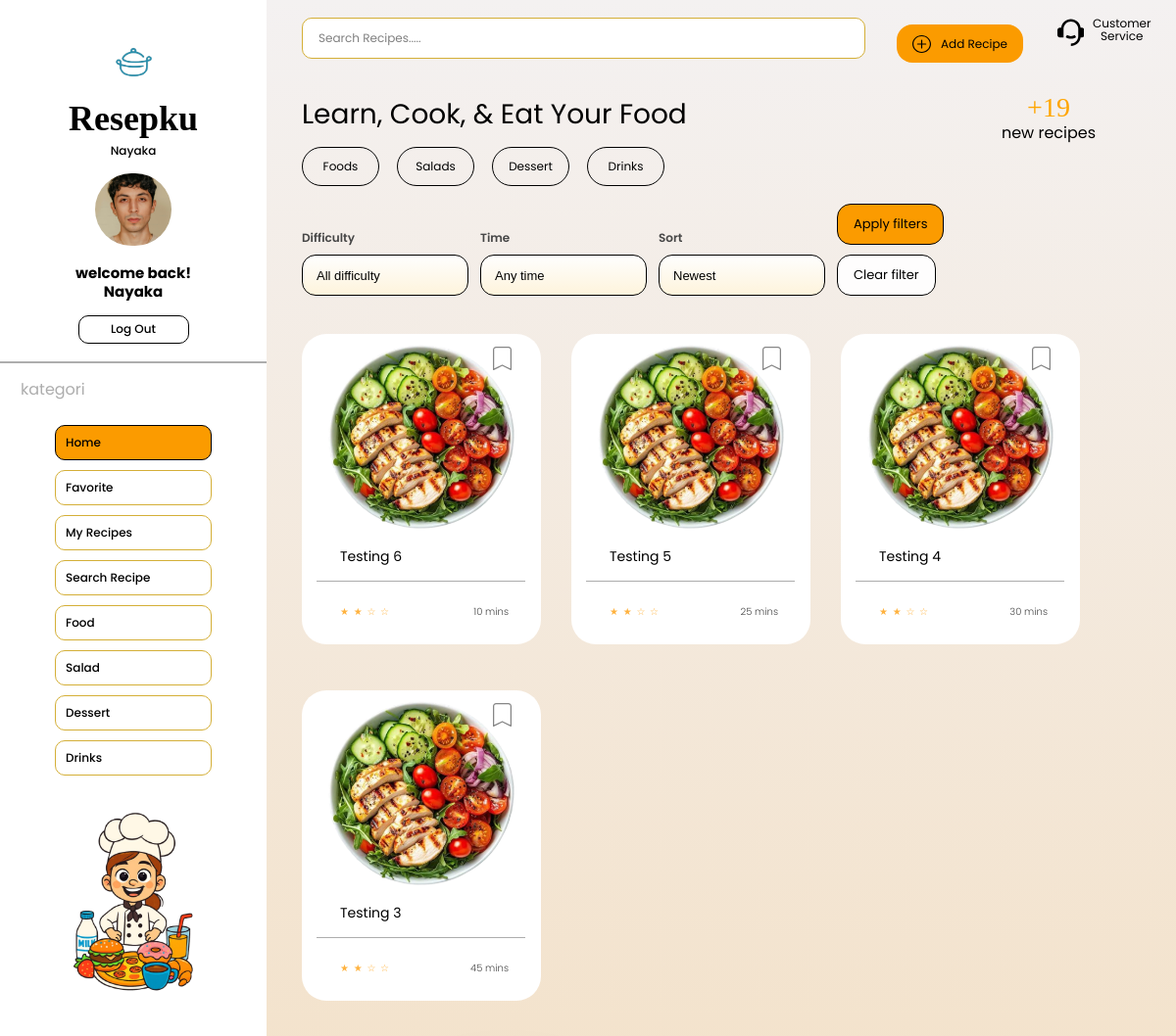
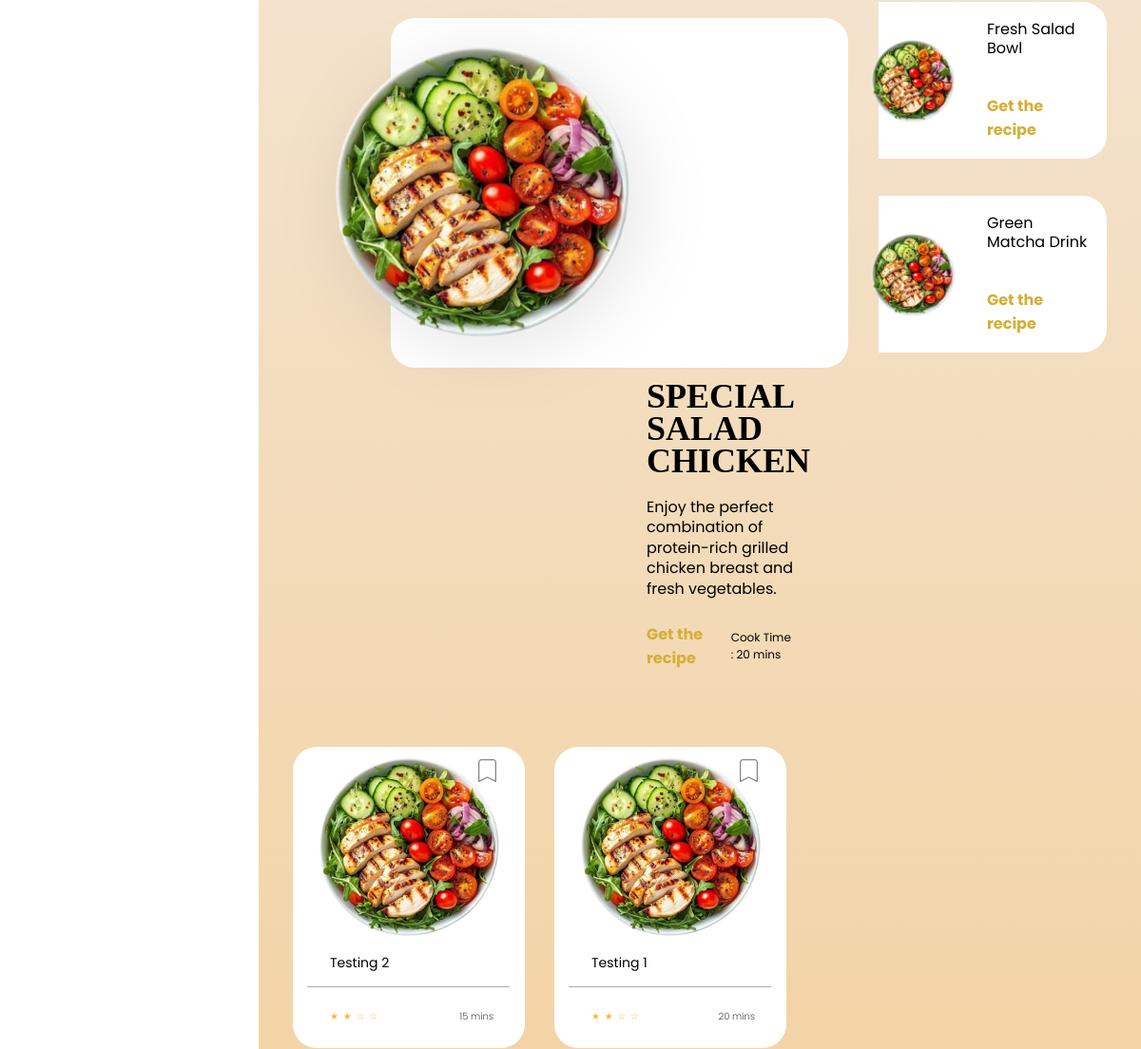
The app's page /home/index.php with its own data (2 pictures, top to bottom).
### tables this page shows
CREATE TABLE `recipes` (
  `resep_id` bigint UNSIGNED NOT NULL,
  `pengguna_id` bigint UNSIGNED NOT NULL,
  `nama_resep` varchar(255) NOT NULL,
  `deskripsi` text,
  `langkah_resep` text,
  `waktu_memasak` int DEFAULT NULL,
  `porsi` int DEFAULT NULL,
  `foto_resep` varchar(255) DEFAULT NULL,
  `kategori` varchar(100) DEFAULT NULL,
  `tingkat_kesulitan` enum('mudah','sedang','sulit') NOT NULL DEFAULT 'sedang',
  `dibuat_pada` timestamp NULL DEFAULT CURRENT_TIMESTAMP
);

### home/index.php (the view, shortened to what the rows shown need)
<?php
require_once __DIR__ . '/../config/helpers.php';
require_once __DIR__ . '/../data/recipe_repository.php';
$filters = [
    'q' => trim((string) ($_GET['q'] ?? '')),
    'category' => trim((string) ($_GET['category'] ?? '')),
    'difficulty' => trim((string) ($_GET['difficulty'] ?? '')),
    'max_time' => trim((string) ($_GET['max_time'] ?? '')),
    'sort' => trim((string) ($_GET['sort'] ?? 'newest')),
];
$isDefaultView = $filters['q'] === ''
    && $filters['category'] === ''
    && $filters['difficulty'] === ''
    && $filters['max_time'] === ''
    && $filters['sort'] === 'newest';
$recipes = recipe_catalog_filtered_db($filters, 24);
$defaultRecipes = $isDefaultView ? recipe_catalog_from_db(8) : [];
$topRecipes = $isDefaultView ? array_slice($defaultRecipes, 0, 4) : [];
$bottomRecipes = $isDefaultView ? array_slice($defaultRecipes, 4, 4) : [];
$featured = [
    'title' => 'Special Salad Chicken',
    'image' => '../assets/img/recipe-salad-hero.png',
    'summary' => 'Enjoy the perfect combination of protein-rich grilled chicken breast and fresh vegetables.',
    'cook_time' => '20 mins',
    'id' => null,
];
?>
<!DOCTYPE html>
<html lang="id">
<head>
    <link rel="stylesheet" href="../assets/css/style.css">
</head>
<body class="home-page">
    <main class="home-main" data-node-id="1:312">
        <section class="home-hero">
            <div>
                <h1>Learn, Cook, &amp; Eat Your Food</h1>
            </div>
        </section>
        <?php if ($isDefaultView): ?>
            <section class="recipe-grid" aria-label="Daftar resep">
                <?php foreach ($topRecipes as $recipe): ?>
                    <article class="recipe-card" data-node-id="16:155">
                        <?php if (!empty($recipe['id'])): ?>
                            <a class="recipe-card__link" href="../resep/detail.php?id=<?= e((string) $recipe['id']) ?>">
                            </a>
                        <?php endif; ?>
                        <img class="recipe-card__image" src="<?= e($recipe['image']) ?>" alt="<?= e($recipe['title']) ?>">
                        <button class="recipe-card__bookmark" type="button" aria-label="Simpan resep">
                            <img src="../assets/img/icon-bookmark.svg" alt="">
                        </button>
                        <h2><?= e($recipe['title']) ?></h2>
                        <div class="recipe-card__line"></div>
                        <div class="recipe-card__meta">
                            <span class="recipe-card__stars">★ ★ ☆ ☆</span>
                            <span><?= e($recipe['cook_time']) ?></span>
                        </div>
                    </article>
                <?php endforeach; ?>
            </section>
            <section class="home-content-row">
                <?php if ($featured): ?>
                <article class="feature-card" data-node-id="16:163">
                    <div class="feature-card__body">
                        <h2><?= e($featured['title']) ?></h2>
                    </div>
                </article>
                <?php endif; ?>
            </section>
            <?php if ($bottomRecipes !== []): ?>
            <section class="recipe-grid recipe-grid--bottom" aria-label="Resep lainnya">
                <?php foreach ($bottomRecipes as $recipe): ?>
                    <article class="recipe-card" data-node-id="16:155">
                        <?php if (!empty($recipe['id'])): ?>
                            <a class="recipe-card__link" href="../resep/detail.php?id=<?= e((string) $recipe['id']) ?>">
                            </a>
                        <?php endif; ?>
                        <img class="recipe-card__image" src="<?= e($recipe['image']) ?>" alt="<?= e($recipe['title']) ?>">
                        <button class="recipe-card__bookmark" type="button" aria-label="Simpan resep">
                            <img src="../assets/img/icon-bookmark.svg" alt="">
                        </button>
                        <h2><?= e($recipe['title']) ?></h2>
                        <div class="recipe-card__line"></div>
                        <div class="recipe-card__meta">
                            <span class="recipe-card__stars">★ ★ ☆ ☆</span>
                            <span><?= e($recipe['cook_time']) ?></span>
                        </div>
                    </article>
                <?php endforeach; ?>
            </section>
            <?php endif; ?>
        <?php endif; ?>
    </main>
</body>
</html>

### records on screen
recipes: nama_resep "Testing 6", cook_time "10 mins"
recipes: nama_resep "Testing 5", cook_time "25 mins"
recipes: nama_resep "Testing 4", cook_time "30 mins"
recipes: nama_resep "Testing 3", cook_time "45 mins"
recipes: nama_resep "Testing 2", cook_time "15 mins"
recipes: nama_resep "Testing 1", cook_time "20 mins"

### other values on screen
$userName "Nayaka"
$pill['label'] "Foods"
$pill['label'] "Salads"
$pill['label'] "Dessert"
$pill['label'] "Drinks"
$featured['title'] "SPECIAL SALAD CHICKEN"
$featured['summary'] "Enjoy the perfect combination of protein-rich grilled chicken breast and fresh vegetables."
$featured['cook_time'] "20 mins"
$recipe['title'] "Fresh Salad Bowl"
$recipe['title'] "Green Matcha Drink"
form field difficulty "All difficulty"
form field max_time "Any time"
form field sort "Newest"
